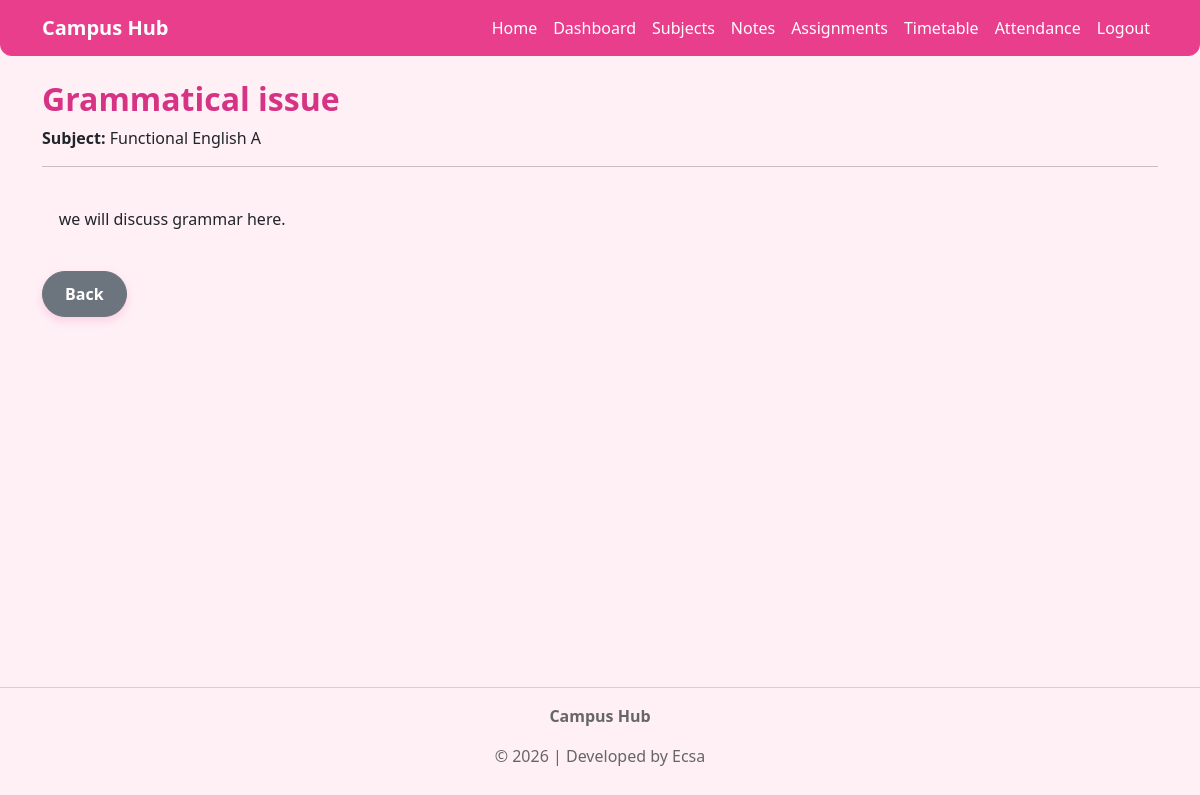
Screenshot of /note/5 (signed in) with the database file from the repository.
### tables this page shows
CREATE TABLE notes (
    id INTEGER PRIMARY KEY AUTOINCREMENT,
    subject_id INTEGER NOT NULL,
    title TEXT NOT NULL,
    content TEXT NOT NULL,
    FOREIGN KEY(subject_id) REFERENCES subjects(id)
);

CREATE TABLE subjects (
    id INTEGER PRIMARY KEY AUTOINCREMENT,
    user_id INTEGER NOT NULL,
    subject_name TEXT NOT NULL,
    FOREIGN KEY(user_id) REFERENCES users(id)
);

### app.py (the view)
@app.route("/note/<int:id>")
def note(id):
    if "user_id" not in session:
        return redirect(url_for("login"))
    rows = db.execute("""
        SELECT notes.*,
               subjects.subject_name
        FROM notes
        JOIN subjects
        ON notes.subject_id = subjects.id
        WHERE notes.id = ? AND subjects.user_id = ?
    """, id, session["user_id"])
    if len(rows) != 1:
        return "Note not found"
    return render_template("note.html", note=rows[0])

### templates/note.html (shortened to what this page needs)
{% extends "layout.html" %}
{% block content %}
<h2>{{ note.title }}</h2>
<p>
    <strong>Subject:</strong>
    {{ note.subject_name }}
</p>
<hr>
<p style="white-space: pre-wrap;">
    {{ note.content }}
</p>
<a href="{{ url_for('notes') }}" class="btn btn-secondary">
    Back
</a>
{% endblock %}

### static/css/style.css (style rules this page uses)
body { background:#fff0f6; }
h2 { font-weight:bold; color:#d63384; }
.btn { box-shadow:0 4px 10px rgba(232,62,140,.18); }
.btn { border-radius:30px; padding:10px 22px; font-weight:600; box-shadow:0 4px 10px rgba(232,62,140,.18); }
html, body { height:100%; }
body { min-height:100vh; display:flex; flex-direction:column; background:#fff0f6; }

### rows the page displays
notes: title "Grammatical issue", content "we will discuss grammar here."
subjects: subject_name "Functional English A"
